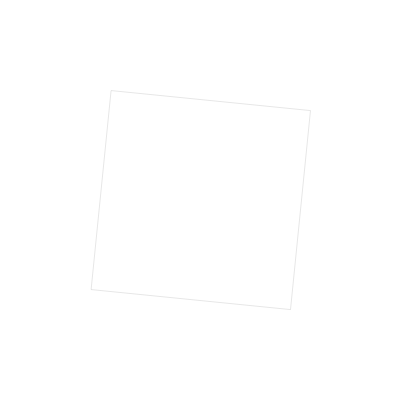
Frame 1 (no input)
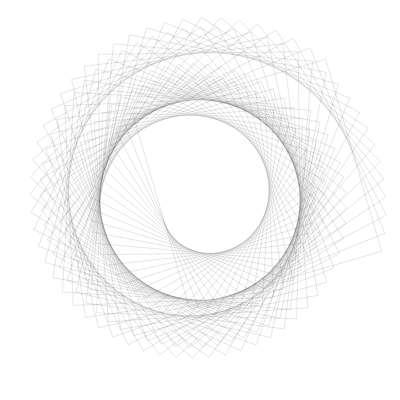
Frame 60 (no input)
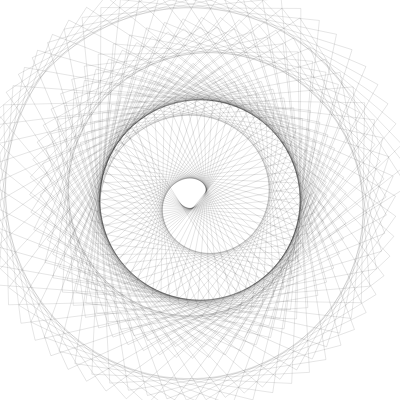
Frame 120 (the mouse pressed at the canvas centre since frame 60)

The p5.js sketch that drew these frames (run headless with seeded random() and noise() and a simulated clock; from frame 60 on, the mouse is pressed at the canvas centre):

// p5.js sketch
// ── sketch.js
let i = 0;
let x = 0;
let speed = 1;
function setup() {
  createCanvas(400, 400);
  background(256);
  noFill();
  stroke(0);
  strokeWeight(0.1);
}

function draw() {
  translate(200, 200);
  
  i += 0.1;
  x += speed;
  if(x > 100 || x < -100) {
    speed *= -1;
  }
  rotate(i);
  rect(-100 + x, -100, 200, 200);
}
